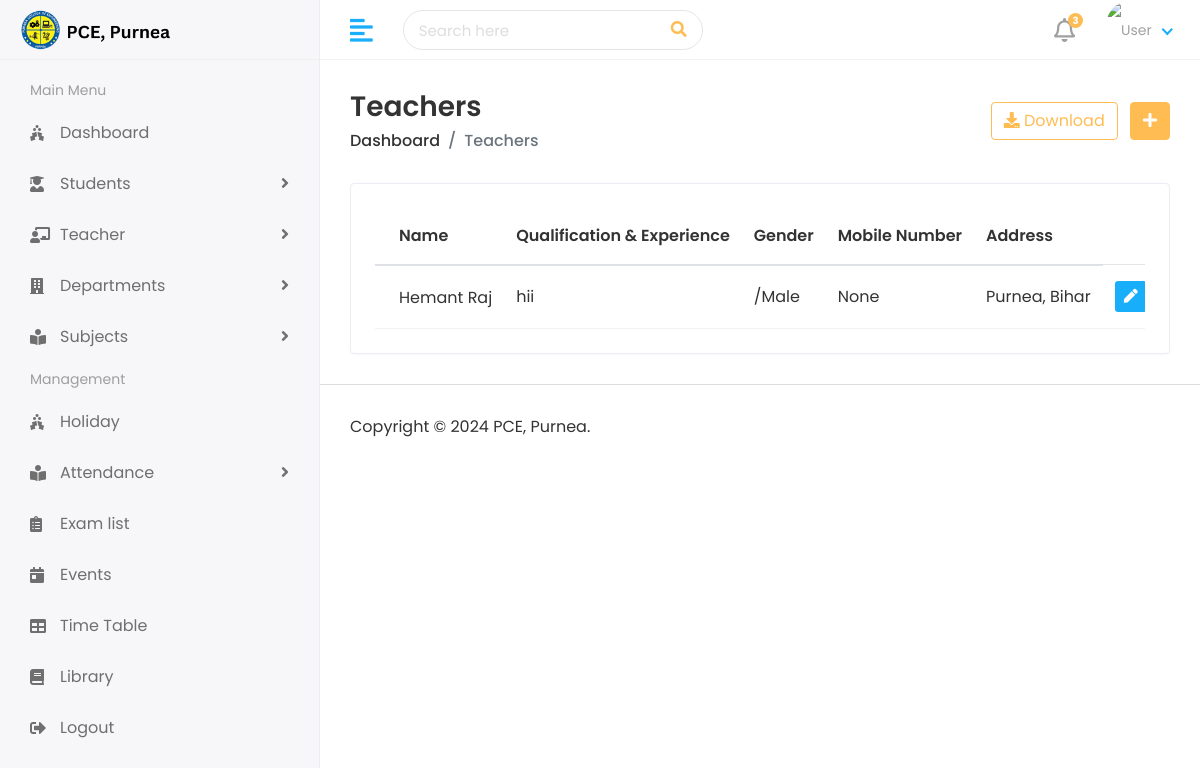
Screenshot of /Hod/Teacher/View with the database file from the repository.
### app/models.py (models this page shows, shortened)
class Teacher(models.Model):
    admin = models.OneToOneField(CustomUser, on_delete=models.CASCADE)
    mobile_number = models.CharField(max_length=20, null=True)
    gender = models.CharField(max_length=100)
    Qualification = models.TextField(default='', null=True)
    address = models.TextField()
    city = models.CharField(max_length=30)
    state = models.CharField(max_length=30)

class CustomUser(AbstractUser):
    USER = (
        (1, 'HOD'),
        (2, 'TEACHER'),
        (3, 'STUDENT')
    )
    user_type = models.CharField(choices=USER, max_length=7, default=1)
    profile_pic = models.ImageField(upload_to='media/profile_pic', null=True, blank=True)

### college/hod_views.py (the view)
# urls.py: path('Hod/Teacher/View', hod_views.VIEW_TEACHER, name='view_teacher'),
def VIEW_TEACHER(request):
    teacher = Teacher.objects.all()
    context = {
        'teacher': teacher,
    }
    return render(request, 'Teacher/view_teacher.html', context)

### templates/Teacher/view_teacher.html (shortened to what this page needs)
{% extends "base.html" %}
{% block content %}
<div class="content container-fluid">
    <div class="page-header">
        <div class="row align-items-center">
            <div class="col">
                <h3 class="page-title">Teachers</h3>
                <ul class="breadcrumb">
                    <li class="breadcrumb-item"><a href="index.html">Dashboard</a></li>
                    <li class="breadcrumb-item active">Teachers</li>
                </ul>
            </div>
            <div class="col-auto text-right float-right ml-auto">
                <a href="#" class="btn btn-outline-primary mr-2"><i class="fas fa-download"></i>
                    Download</a>
                <a href={% url "add_teacher" %} class="btn btn-primary"><i class="fas fa-plus"></i></a>
            </div>
        </div>
    </div>
    <div class="row">
        <div class="col-sm-12">
            <div class="card card-table">
                <div class="card-body">
                    <div class="table-responsive">
                        <table class="table table-hover table-center mb-0 datatable">
                            <thead>
                                <tr>
                                    <th>Name</th>
                                    <th>Qualification & Experience</th>
                                    <th>Gender</th>
                                    <th>Mobile Number</th>
                                    <th>Address</th>
                                </tr>
                            </thead>
                            <tbody>
                                {% for i in teacher %}
                                <tr>
                                    <td>
                                        <h2 class="table-avatar">
                                            <a href="student-details.html">{{i.admin.first_name}}&nbsp{{i.admin.last_name}}</a>
                                        </h2>
                                    </td>
                                    <td>{{ i.Qualification }}</td>
                                    <td>{{ i.gender }}</td>
                                    <td>{{ i.mobile_number }}</td>
                                    <td>{{ i.address }}</td>
                                    <td class="text-right">
                                         <div class="actions">
                                            <a href={% url "edit_teacher" %} class="btn btn-sm bg-success-light mr-2">
                                                <i class="fas fa-pen"></i>
                                            </a>
                                        </div>
                                    </td>
                                </tr>
                                {% endfor %}
                            </tbody>
                        </table>
                    </div>
                </div>
            </div>
        </div>
    </div>
</div>
{% endblock content %}

### static/assets/css/style.css (style rules this page uses)
html { height: 100%; }
body { background-color: #fff; color: #333; font-family: 'Poppins', sans-serif; font-size: 1rem; height: 100%; line-height: 1.5; overflow-x: hidden; }
h1, h2, h3, h4, h5, h6 { font-family: 'Poppins', sans-serif; margin-top: 0; }
a { color: #009ce7; }
ul, ol { padding: 0px; list-style: none; }
.table { color: #333; max-width: 100%; margin-bottom: 0; width: 100%; }
table.table td h2 { display: inline-block; font-size: inherit; font-weight: 400; margin: 0; padding: 0; vertical-align: middle; }
table.table td h2.table-avatar { align-items: center; display: inline-flex; font-size: inherit; font-weight: 400; margin: 0; padding: 0; vertical-align: middle; white-space: nowrap; }
table.table td h2 a { color: #333; }
.table thead tr th { font-weight: 600; }
.table tbody tr { border-bottom: 1px solid rgba(0, 0, 0, 0.05); }
.table.table-center td, .table.table-center th { vertical-align: middle; }
.card-table .card-body .table > thead > tr > th { border-top: 0; }
.card-table .card-body .table tr td:first-child, .card-table .card-body .table tr th:first-child { padding-left: 1.5rem; }
.card-table .card-body .table tr td:last-child, .card-table .card-body .table tr th:last-child { padding-right: 1.5rem; }
.card-table .table td, .card-table .table th { border-top: 1px solid #e2e5e8; padding: 1rem 0.75rem; white-space: nowrap; }
.btn-primary { background-color: #FFBC53; border: 1px solid #FFBC53; }
.btn-outline-primary { color: #FFBC53; border-color: #FFBC53; }
.card { border: 1px solid #ececf5; box-shadow: 0 1px 3px 0 rgba(0, 0, 0, 0.03); margin-bottom: 1.875rem; }
.card-body { padding: 1.5rem; }
.bg-success-light { background-color: #18aefa; color: #fff; }
.page-wrapper > .content { padding: 1.875rem 1.875rem 0; }
.page-header { margin-bottom: 1.875rem; }
.page-header .breadcrumb { background-color: transparent; color: #6c757d; font-size: 1rem; font-weight: 500; margin-bottom: 0; padding: 0; }
.page-header .breadcrumb a { color: #333; }
.page-title { font-size: 28px; font-weight: 600; color: #333; margin-bottom: 5px; }

### rows the page displays
Teacher: admin.first_name "Hemant", admin.last_name "Raj", Qualification "hii", gender "/Male", mobile_number "None", address "Purnea, Bihar"
